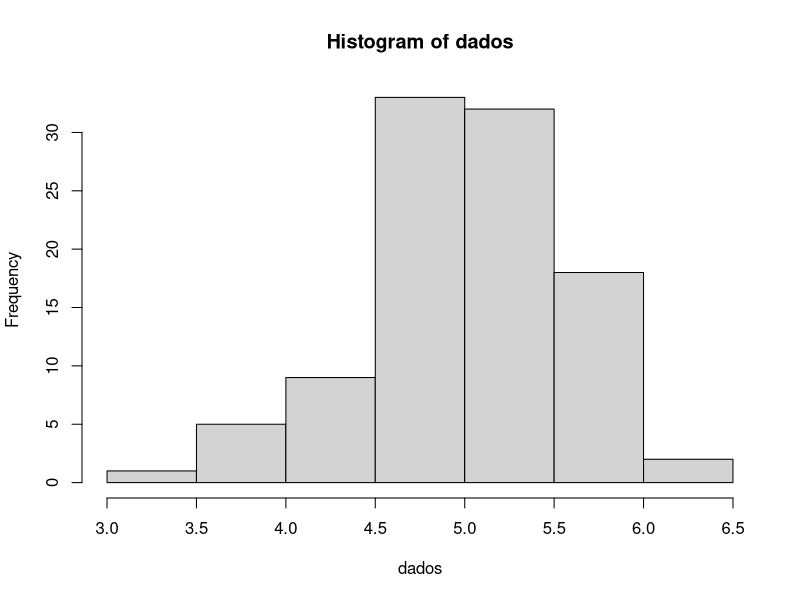
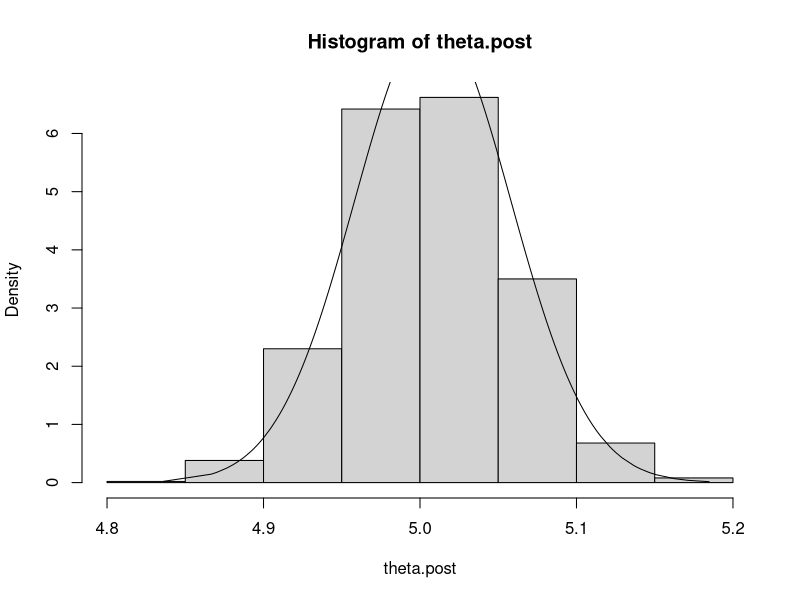
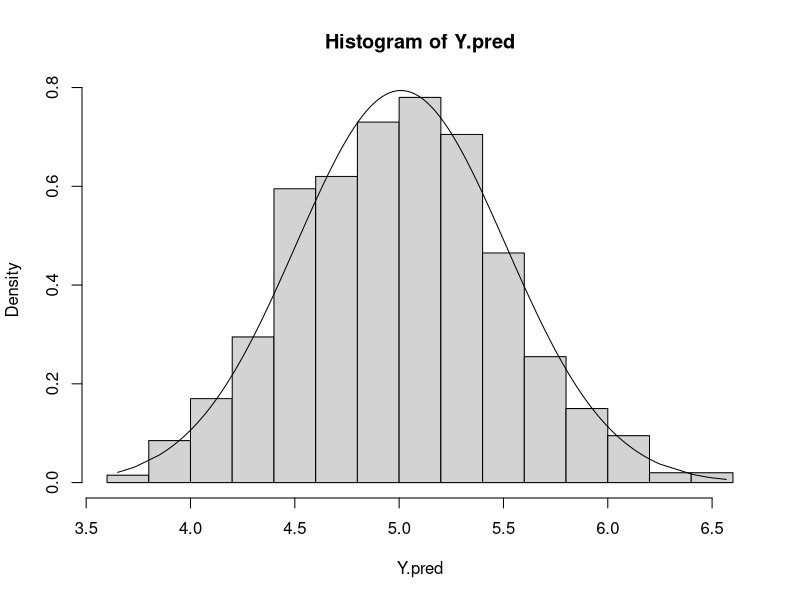

The R source for these figures, in order:
#####################################################
##Preditiva Normal-Normal
#####################################################
#Gerando artificialmente um conjunto de dados:
dados<-rnorm(100, 5, 0.5)
hist(dados)
t<-sum(dados)
phi<-1/0.5^2
xbarra<-mean(dados)
n<-length(dados)

#Priori:
m.0<-0
d.0<-10
phi.0<-1/d.0^2

#Posteriori:
phi.n<-phi.0+n*phi
mu.n<-(1/phi.n)*(phi.0*m.0+n*phi*xbarra)



#Primeiramente, vamos explorar, por amostragem, o comportamento da posteriori:
#Gerando uma amostra de 1000 valores theta, seguuindo o comportamento da distribuição a posteriori
theta.post<-rnorm(1000,mu.n,1/sqrt(phi.n))
hist(theta.post,prob=T)
#Veja que a amostra representa bem o comportamento da posteriori analítica,
#que é uma densidade Gama:
lines(sort(theta.post),dnorm(sort(theta.post),mu.n, sqrt(1/phi.n)))

#Podemos fazer estimação intervalar do parâmetro theta:
#Tomemos uma estimativa intervalar com nível de credibilidade 95%
int.theta<-quantile(theta.post,probs=c(0.025,0.975))
int.theta

#########################################################
# Predição de valores futuros
########################################################
# A estimação de parâmetros, em geral, é uma etapa intermediári na análise.
# Tipicamente, interesse é em prever valor futuro de Y (qtdd observável)
# Podemos aproximar a distribuição preditiva de Y por amostragem, notando que:
# Para cada valor de theta, Y~Poisson(theta).
# Então geraremos os valores preditos de Y "passeando pelo espaço de theta",
# com a posteriori servindo como guia sobre regiões mais ou menos importantes no espaço de theta
Y.pred<-NULL
for (i in 1:length(theta.post)){
  Y.pred[i]<-rnorm(1,theta.post[i],sqrt(1/phi))
}
#Formato da distribuição preditiva
#aquela que diz respeito ao comportamento de observações futuras de Y):
hist(Y.pred,prob=T)
phi.pred<-phi*phi.n/(phi.n+phi)
lines(sort(Y.pred),dnorm(sort(Y.pred),mu.n, sqrt(1/phi.pred)))


# Agora podemos usar a amostra da preditiva para fazer as
#inferências desejadas sobre realizações futuras de Y.
#Exemplos:
# Estimativa de P(Y.futuro>8)
#Basta tomar a proporção de valores preditos superiores entre 4.5 e 5.5:
p<-length(Y.pred[Y.pred>=4.5&Y.pred<=5.5])/length(Y.pred)
p

#Estimativa do valor esperado de valores futuros: E[Y.futuro]
#Basta tomar a média da amostra da preditiva:
Y.esp<-mean(Y.pred)
Y.esp

#Estimativa intervalar de Y.futuro (ao nível de credibilidade 95%)
int.Y<-quantile(Y.pred,probs=c(0.025,0.975))
int.Y
#Observe como a estimativa intervalar de valores futuros tem maior incerteza associada que a estimativa intervalar de parâmetro.
